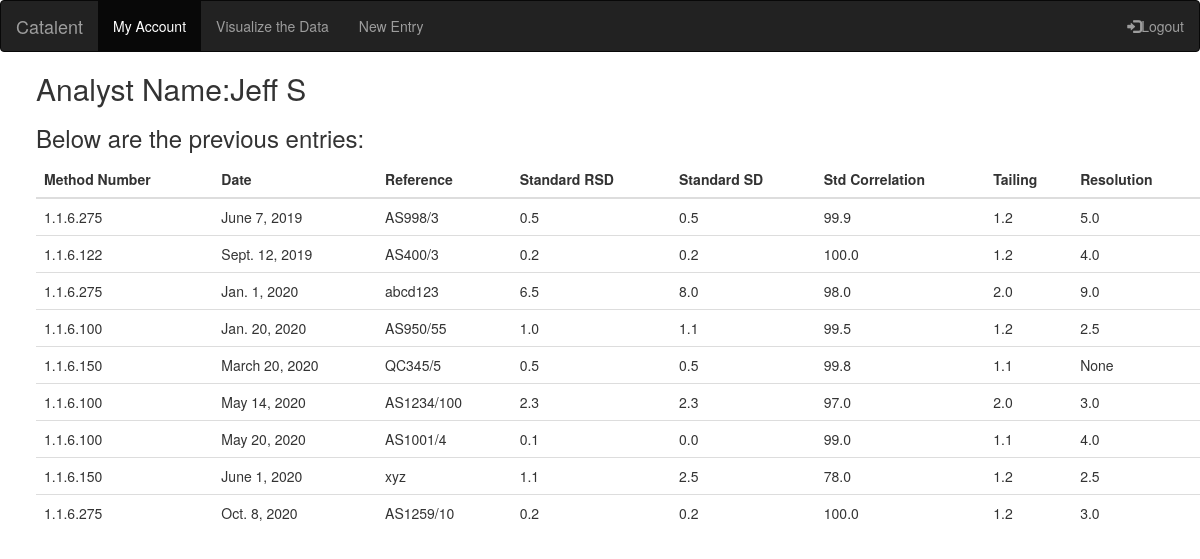
The app's page /myapp/list_entry (signed in) with its own data.
### myapp/models.py (models this page shows, shortened)
class Analysis(models.Model):
    analyst = models.ForeignKey(Analyst, on_delete=models.CASCADE)
    method = models.ForeignKey(Method, on_delete=models.CASCADE)
    date = models.DateField()
    reference = models.CharField(max_length=50)
    standard_RSD = models.FloatField()
    standardStdDev = models.FloatField()
    CorrelationOfStandards = models.FloatField(blank=True, null=True)
    peakTailing = models.FloatField(blank=True, null=True)
    resolution = models.FloatField(blank=True, null=True)
    class Meta:
        verbose_name_plural = "Analysis"
        ordering = ["date",]

class Method(models.Model):
    Method_Name = models.CharField(max_length=50,blank=True, null=True)
    Method_Number = models.CharField(max_length=50,blank=True, null=True)
    Method_ID = models.AutoField(primary_key=True)
    class Meta:
        verbose_name_plural = "Method"

### myapp/views.py (the view)
# urls.py: path(r'list_entry',views.list_entries, name='list_entry'),
def list_entries(request):
    if request.user.is_authenticated:
        print(request.user.username)
        analyst = Analyst.objects.get(first_name__iexact=request.user.username)
        analyst_details = Analysis.objects.filter(analyst__username__iexact=request.user.username)[:20]
        return render(request, 'myapp/list_entry.html', {'analyst_details': analyst_details, 'analyst': analyst})
    else:
        msg = 'Please login to see your entries'
        return render(request, 'myapp/order_response.html', {'msg': msg})

### myapp/templates/myapp/list_entry.html
{% extends 'myapp/base.html' %}
{% block body_block %}
<h2>Analyst Name:{{ analyst.first_name }} {{ analyst.last_name }}</h2>
    <h3>Below are the previous entries:</h3>
        <table class="table table-hover">
        <thead>
          <tr>
            <th>Method Number</th>
            <th>Date</th>
            <th>Reference</th>
            <th>Standard RSD</th>
            <th>Standard SD</th>
            <th>Std Correlation</th>
            <th>Tailing</th>
            <th>Resolution</th>
          </tr>
        </thead>
        <tbody>
        {% for ent in analyst_details %}
            <tr>
                <td>{{ ent.method.Method_Number }}</td>
                <td>{{ ent.date }}</td>
                <td>{{ ent.reference }}</td>
                <td>{{ ent.standard_RSD }}</td>
                <td>{{ ent.standardStdDev }}</td>
                <td>{{ ent.CorrelationOfStandards }}</td>
                <td>{{ ent.peakTailing }}</td>
                <td>{{ ent.resolution }}</td>
            </tr>
        {% endfor %}
        </tbody>
      </table>
{% endblock %}

### records on screen
Analysis: method.Method_Number "1.1.6.275", date "June 7, 2019", reference "AS998/3", standard_RSD "0.5", standardStdDev "0.5", CorrelationOfStandards "99.9", peakTailing "1.2", resolution "5.0"
Analysis: method.Method_Number "1.1.6.122", date "Sept. 12, 2019", reference "AS400/3", standard_RSD "0.2", standardStdDev "0.2", CorrelationOfStandards "100.0", peakTailing "1.2", resolution "4.0"
Analysis: method.Method_Number "1.1.6.275", date "Jan. 1, 2020", reference "abcd123", standard_RSD "6.5", standardStdDev "8.0", CorrelationOfStandards "98.0", peakTailing "2.0", resolution "9.0"
Analysis: method.Method_Number "1.1.6.100", date "Jan. 20, 2020", reference "AS950/55", standard_RSD "1.0", standardStdDev "1.1", CorrelationOfStandards "99.5", peakTailing "1.2", resolution "2.5"
Analysis: method.Method_Number "1.1.6.150", date "March 20, 2020", reference "QC345/5", standard_RSD "0.5", standardStdDev "0.5", CorrelationOfStandards "99.8", peakTailing "1.1", resolution "None"
Analysis: method.Method_Number "1.1.6.100", date "May 14, 2020", reference "AS1234/100", standard_RSD "2.3", standardStdDev "2.3", CorrelationOfStandards "97.0", peakTailing "2.0", resolution "3.0"
Analysis: method.Method_Number "1.1.6.100", date "May 20, 2020", reference "AS1001/4", standard_RSD "0.1", standardStdDev "0.0", CorrelationOfStandards "99.0", peakTailing "1.1", resolution "4.0"
Analysis: method.Method_Number "1.1.6.150", date "June 1, 2020", reference "xyz", standard_RSD "1.1", standardStdDev "2.5", CorrelationOfStandards "78.0", peakTailing "1.2", resolution "2.5"
Analysis: method.Method_Number "1.1.6.275", date "Oct. 8, 2020", reference "AS1259/10", standard_RSD "0.2", standardStdDev "0.2", CorrelationOfStandards "100.0", peakTailing "1.2", resolution "3.0"

### other values on screen
{{ analyst.first_name }} "Jeff"
{{ analyst.last_name }} "S"
